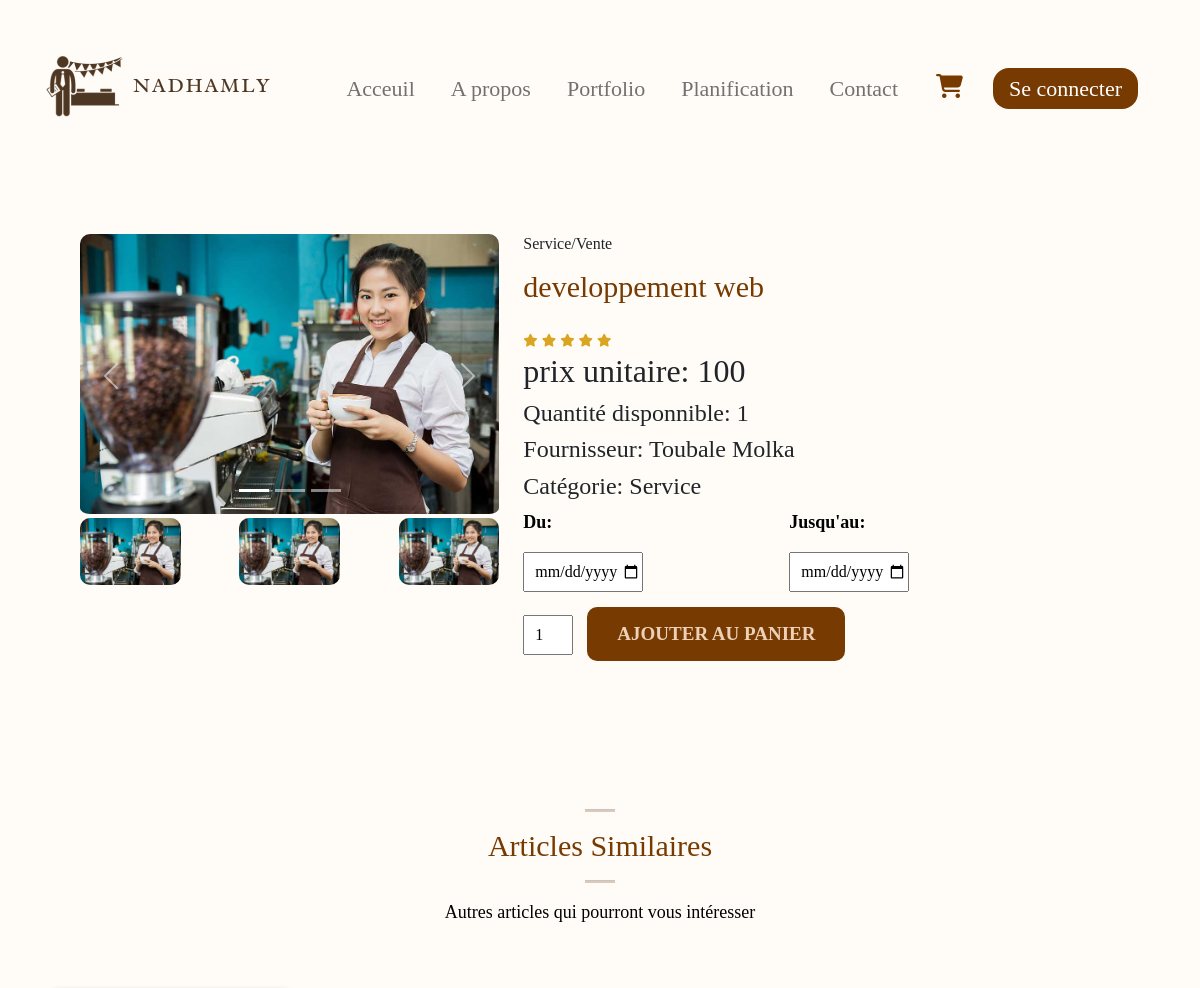
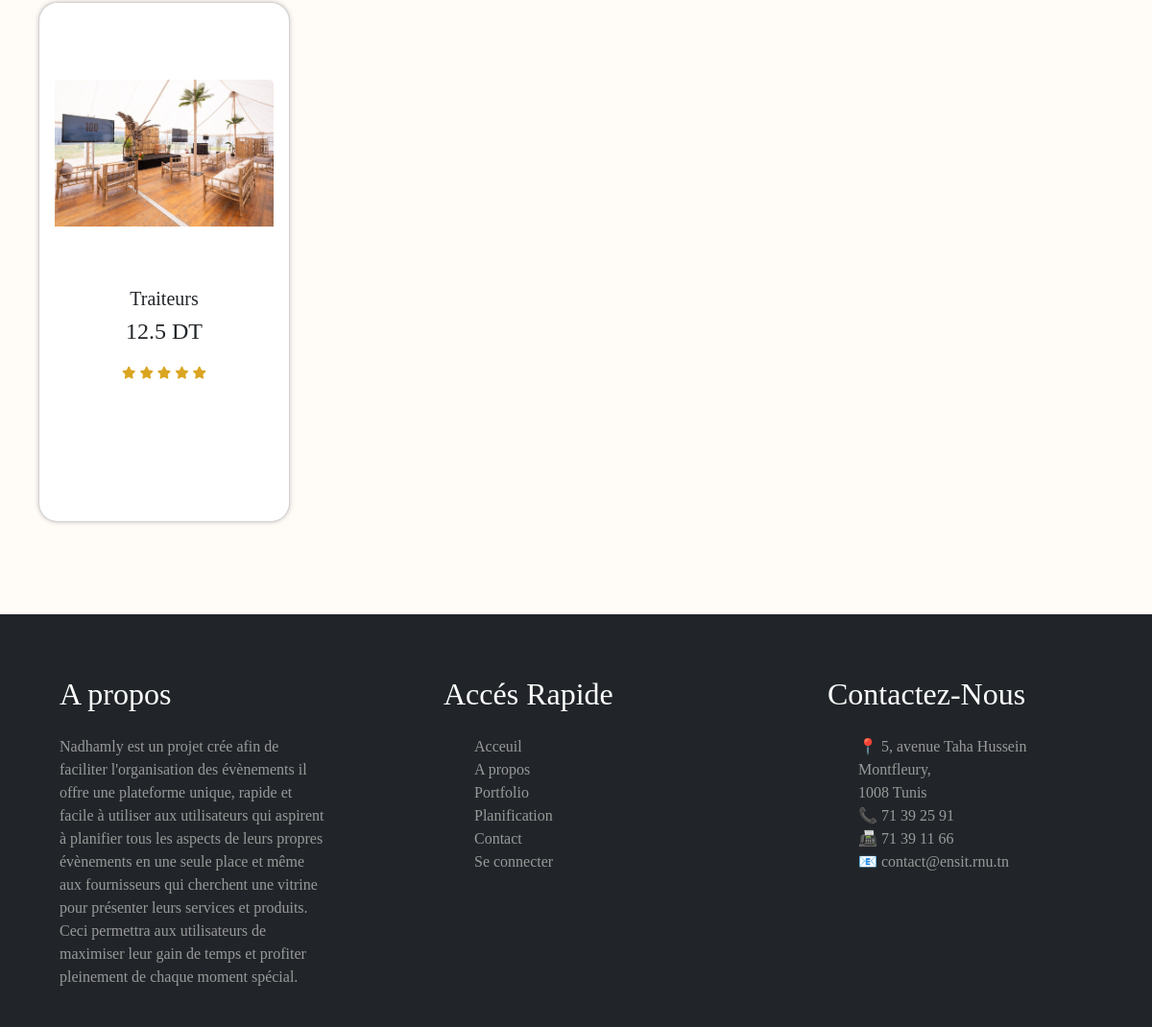
/details_art_location.php?id=662cd58174dd1, run on the app's committed database (2 pictures, top to bottom).
### tables this page shows
CREATE TABLE `articles` (
  `id` varchar(15) NOT NULL,
  `libelle` varchar(30) NOT NULL,
  `description` varchar(300) NOT NULL,
  `nombre` int(11) NOT NULL,
  `prix` float NOT NULL,
  `image1` varchar(100) DEFAULT 'image_default.png',
  `image2` varchar(100) DEFAULT 'image_default.png',
  `image3` varchar(100) DEFAULT 'image_default.png',
  `categorie` varchar(20) NOT NULL,
  `dispo` int(11) NOT NULL DEFAULT 1,
  `motif` varchar(9) NOT NULL,
  `id_frs` int(11) NOT NULL
);

CREATE TABLE `utilisateur` (
  `id_user` int(11) NOT NULL,
  `id_panier` int(11) NOT NULL,
  `nom` char(20) NOT NULL,
  `prenom` char(20) NOT NULL,
  `mail` varchar(80) NOT NULL,
  `tel` int(11) NOT NULL,
  `bio` char(255) NOT NULL,
  `role` char(5) NOT NULL DEFAULT 'user',
  `username` varchar(100) NOT NULL,
  `mot_de_passe` varchar(100) NOT NULL,
  `pdp` blob DEFAULT NULL
);

### details_art_location.php (the view, shortened to what this page needs)
<?php
require 'config.php';
if (isset($_SESSION["pdp"])) {
  $pdp = $_SESSION["pdp"];
} else {
  $pdp = null;
}
$id_user = $_SESSION["id_user"];
$id_article = $_GET['id'];
$sql = "SELECT * FROM `articles` WHERE id = '$id_article'";
$res = mysqli_query($conn, $sql);
$article = $res->fetch_assoc();
$sql2 = "SELECT * FROM `articles` WHERE categorie = '{$article['categorie']}' AND id != '$id_article' AND id_frs != '$id_user' LIMIT 4";
$qlq_articles = $conn->query($sql2);
$sqlf = "SELECT * FROM `utilisateur` WHERE id_user = '{$article['id_frs']}'";
$resf = mysqli_query($conn, $sqlf);
$fournisseur = $resf->fetch_assoc();
?>
<!DOCTYPE html>
<html lang="en">
<head>
  <link href="https://cdn.jsdelivr.net/npm/bootstrap@5.2.1/dist/css/bootstrap.min.css" rel="stylesheet">
  <link rel="stylesheet" href="https://pro.fontawesome.com/releases/v5.10.0/css/all.css">
  <link rel="stylesheet" href="css/index.css" type="text/css">
  <link rel="stylesheet" href="css/details-art.css" type="text/css">
  <link rel="stylesheet" href="css/dropdown.css" type="text/css">
</head>
<body>
    <nav class="navbar navbar-expand-lg bg-transparent">
        <div class="container-fluid">
          <a class="navbar-brand" href="index.html"><img src="images/logo.png" alt="logo Nadhamly"></a>
          <div class="sidebar offcanvas offcanvas-start" tabindex="-1" id="offcanvasNavbar" aria-labelledby="offcanvasNavbarLabel">
            <div class="offcanvas-body">
              <ul class="navbar-nav justify-content-end align-items-center flex-grow-1 pe-3">
                <li class="nav-item">
                  <a class="nav-link  fontradley bold" aria-current="page" href="index.php">Acceuil</a>
                </li>
                <li class="nav-item">
                  <a class="nav-link  fontradley bold" href="Apropos.php">A propos</a>
                </li>
                <li class="nav-item">
                    <a class="nav-link  fontradley bold" href="portfolio.php">Portfolio</a>
                  </li>
                  <li class="nav-item fontradley">
                    <a class="nav-link  bold" href="planification.php">Planification</a>
                  </li>
                  <li class="nav-item">
                    <a class="nav-link fontradley  bold" href="contact.php">Contact</a>
                  </li>
                  <li class="nav-item">
              <a href="panier.php" class="cart-link">
                <i class="fa-solid fa-cart-shopping icon-style"></i>
              </a>
            </li>
                  <li class="nav-item">
                  <?php if(isset($_SESSION["utilisateur"])) { ?>
                         <div class="profile-dropdown">
          <div  onclick="toggle()" class="profile-img" id="image-container">
          <?php if (!empty($pdp)) { ?>
                <img src="<?php echo $pdp; ?>" style="border-radius: 50%; overflow: hidden; width: 55px; height: 55px; object-fit: cover;" id="profile-image">
            <?php } else { ?>
                <img src="images/defaultpdp.jpg" alt="Default Profile Picture" style="border-radius: 50%; overflow: hidden; width: 75px; height: 75px; object-fit: cover;" id="profile-image">
            <?php } ?>
          </div>
        <ul class="profile-dropdown-list" style="list-style-type: none;padding:0;z-index:30;">
          <li class="profile-dropdown-list-item">
            <a href="profile.php">
              <i class="fa-regular fa-user"></i>
              <?php $username= $_SESSION["utilisateur"];
              echo $username;
              ?>
            </a>
          </li>
          <li class="profile-dropdown-list-item">
            <a href="equipes.php">
            <i class="ri-user-add-fill"></i>
              Rejoindre des équipes
            </a>
          </li>
          <li class="profile-dropdown-list-item">
            <a href="demandes.php">
              <i class="fa-solid fa-chart-line"></i>
              Demandes de partenariat
            </a>
          </li>
          <li class="profile-dropdown-list-item">
            <a href="recherche.php">
              <i class="fa-solid fa-search"></i>
              Rechercher
            </a>
          </li>
          <li class="profile-dropdown-list-item">
            <a href="#">
              <i class="fa-regular fa-circle-question"></i>
              Aide et contact
            </a>
          </li>
          <li class="profile-dropdown-list-item">
            <a href="#">
              <i class="fa-solid fa-arrow-right-from-bracket"></i>
              <?php if(isset($_SESSION["utilisateur"])) { ?>
                    <form method="post">
                        <button type="submit" name="logout" class="btn btn-link text-black fontradley button-reset">Déconnexion</button>
                    </form>
                    <?php } else { ?>
                    <a class="nav-link text-white px-3 py-1 rounded-4 fontradley navbtn" href="login.php">Se connecter</a>
                <?php } ?>
            </a>
          </li>
        </ul>
      </div>
                <?php } else { ?>
                    <a class="nav-link text-white px-3 py-1 rounded-4 fontradley navbtn" href="login.php">Se connecter</a>
                <?php } ?>
                  </li>
              </ul>
            </div>
          </div>
        </div>
      </nav>
  <section class="container sproduct">
    <div class="row mt-5">
      <div class="col-lg-5 col-md-12 col-12">
        <div id="carouselExampleIndicators" class="carousel slide">
          <div class="carousel-indicators">
            <?php for ($i = 1; $i <= 3; $i++) { ?>
              <button type="button" data-bs-target="#carouselExampleIndicators" data-bs-slide-to="<?php echo $i - 1; ?>" <?php echo ($i == 1) ? 'class="active"' : ''; ?> aria-label="Slide <?php echo $i; ?>"></button>
            <?php } ?>
          </div>
          <div class="carousel-inner">
            <?php for ($i = 1; $i <= 3; $i++) { ?>
              <div class="carousel-item <?php echo ($i == 1) ? 'active' : ''; ?>">
                <img class="img-fluid w-100 pb-1 big-img" src="images/upload/articles/<?php echo $article['image' . $i]; ?>" alt="placeholder">
              </div>
            <?php } ?>
          </div>
          <button class="carousel-control-prev" type="button" da ta-bs-target="#carouselExampleIndicators" data-bs-slide="prev">
            <span class="carousel-control-prev-icon" aria-hidden="true"></span>
          </button>
          <button class="carousel-control-next" type="button" data-bs-target="#carouselExampleIndicators" data-bs-slide="next">
            <span class="carousel-control-next-icon" aria-hidden="true"></span>
          </button>
        </div>
        <div class="small-img-group d-flex justify-content-between">
          <?php
          for ($i = 1; $i <= 3; $i++) {
            $imageFieldName = 'image' . $i;
            $imagePath = $article[$imageFieldName];
            if (!empty($imagePath)) {
          ?>
              <div class="small-img-col">
                <img src="images/upload/articles/<?php echo $imagePath; ?>" width="100%" class="small-img" alt="placeholder" id="small-img-<?php echo $i; ?>">
              </div>
          <?php
            }
          }
          ?>
        </div>
      </div>
      <div class="col-lg-6 col-md-12 col-12">
        <h6><?php echo $article['categorie'] . "/" . $article['motif']; ?></h6>
        <h3 class="py-2"><?php echo $article['libelle']; ?></h3>
        <div class="star">
          <i class="fas fa-star"></i>
          <i class="fas fa-star"></i>
          <i class="fas fa-star"></i>
          <i class="fas fa-star"></i>
          <i class="fas fa-star"></i>
        </div>
        <h2>prix unitaire: <?php echo $article['prix']; ?></h2>
        <h4><?php echo "Quantité disponnible: " . $article['nombre']; ?></h4>
        <h4><?php echo "Fournisseur: " . $fournisseur['nom'] . " " . $fournisseur['prenom']; ?></h4>
        <h4><?php echo "Catégorie: " . $article['categorie']; ?></h4>
        <form action="ajout_au_panier_calendrier_lesdeux.php" method="post" id="addToCartForm">
          <div style="justify-content: space-between;" class="row">
            <div class="col">
              <p><b>Du:</b></p>
              <input class="date_debut" type="date" style="width: 120px;" name="deb" />
            </div>
            <div class="col">
              <p><b>Jusqu'au:</b></p>
              <input class="date_fin" type="date" style="width: 120px;" name="fin" />
            </div>
          </div>
          <input class="quantite" type="number" value="1" name="quantite">
          <button type="submit" class="buy-btn"><i class="ri-shopping-cart-fill"></i>Ajouter au panier</button>
        </form>
      </div>
    </div>
  </section>
  <section id="featured" class="my-5 pb-5">
    <div class="container text-center mt-5 pb-5">
      <hr class="mx-auto">
      <h3>Articles Similaires</h3>
      <hr class="mx-auto">
      <p>Autres articles qui pourront vous intéresser</p>
    </div>
    <div class="row mx-auto container-fluid">
      <?php
      while ($row = mysqli_fetch_assoc($qlq_articles)) {
      ?>
        <div class="product text-center col-lg-3 col-md-4 col-12">
          <div class="card">
            <img class="card-img-top" src="images/upload/articles/<?php echo $row['image1']; ?>" alt="">
            <div class="card-body">
              <h5 class="card-title"><?php echo $row['libelle']; ?></h5>
              <h4 class="card-text"><?php echo $row['prix']; ?> DT</h4>
              <div class="star my-2">
                <i class="fas fa-star"></i>
                <i class="fas fa-star"></i>
                <i class="fas fa-star"></i>
                <i class="fas fa-star"></i>
                <i class="fas fa-star"></i>
              </div>
              <a href="details_art_location.php?id=<?php echo $row['id']; ?>" style="text-decoration:none;"> <button class="btn btn-primary buy-btn">voir détails</button></a>
            </div>
          </div>
        </div>
      <?php } ?>
    </div>
  </section>
  <footer class="bg-dark pt-5 pb-4">
    <div class="container-fluid">
      <div class="row  text-white">
        <div class="col-md-3 col-lg-3 col-sm-1 mx-auto mt-3">
          <h2 style="font-family:'Times New Roman', Times, serif;font-weight: 500;">A propos</h2>
        </div>
        <div class="col-md-3 col-lg-3 col-sm-1 mx-auto mt-3">
          <h2 style="font-family: 'Times New Roman', Times, serif;font-weight: 500;">Accés Rapide</h2>
        </div>
        <div class="col-md-3 col-lg-3 col-sm-1 mx-auto mt-3">
          <h2 style="font-family: 'Times New Roman', Times, serif;font-weight: 500;">Contactez-Nous</h2>
        </div>
      </div>
      <div class="row greytext">
        <div class="col-md-3 col-lg-3 col-sm-1 mx-auto mt-3">
          <p style="font-family:'Times New Roman', Times, serif;"> Nadhamly est un projet crée afin de faciliter l'organisation des évènements il offre une plateforme unique, rapide et facile à utiliser aux utilisateurs qui aspirent à planifier tous les aspects de leurs propres évènements en une seule place et même aux fournisseurs qui cherchent une vitrine pour présenter leurs services et produits. Ceci permettra aux utilisateurs de maximiser leur gain de temps et profiter pleinement de chaque moment spécial.
          </p>
        </div>
        <div class="col-md-3 col-lg-3 col-sm-1 mx-auto mt-3">
          <ul>
            <li><a href="index.html">Acceuil</a></li>
            <li><a href="#">A propos</a></li>
            <li><a href="portfolio.html">Portfolio</a></li>
            <li><a href="planification.html">Planification</a></li>
            <li><a href="contact.html">Contact</a></li>
            <li><a href="login.html">Se connecter</a></li>
          </ul>
        </div>
        <div class="col-md-3 col-lg-3 col-sm-1 mx-auto mt-3">
          <ul class="coordonnées">
            <li align="left">&#128205; <a href="https://maps.app.goo.gl/zLKkJNBrgjAyrBT1A">5, avenue Taha Hussein Montfleury,<br /> 1008 Tunis</a></li>
            <li align="left">&#128222; <a href="tel:216 71 39 25 91">71 39 25 91</a></li>
            <li align="left">&#128224; <a href="tel:216 71 39 11 66"> 71 39 11 66</a></li>
            <li align="left">&#128231; <a href="mailto:contact@ensit.rnu.tn">contact@ensit.rnu.tn</a></li>
          </ul>
        </div>
      </div>
    </div>
  </footer>
</body>
</html>

### css/index.css (style rules this page uses)
:root { --bg-color:#fffbf7; --text-noir:black; --text-bleu:blue; --text-marron:#773a00; --marron-int:#351a02; --marron-clair:#ffe8d4dd; --footer-color:#999; --bronze:#977b3f; --white:#fff }
body { font-family: "Radley"; background-color: var(--bg-color); }
.fontradley { font-family: 'Radley'; }
.bold { font-weight: 500; }
.nav-link { font-size: 22px; margin-left: 10px; margin-right: 10px; }
.navbar-nav .nav-link { transition: all .50s ease; }
.navbar { padding-left: 2%; padding-right: 2%; }
.offcanvas-body { align-items: center; justify-content: center; }
.navbtn { background-color: var(--text-marron); cursor: pointer; transition: all 0.3s ease 0s; }
.greytext { color: var(--footer-color); }
footer a { color: var(--footer-color); text-decoration: none; transition: color 0.5s ease; }
footer li { list-style: none; }
.container { width:90%; margin: 0 auto; padding: 10px 20px; }
@media screen and (min-width:768px) { section { padding: 1em 9em; } }
@media screen and (min-width:992px) { section { padding: 1em; } }
@media screen and (min-width:992px) { .card { padding: 5em 1em; width: 100%; } }
hr { background: var(--text-marron); background-color: var(--text-marron); width:30px; height: 3px; }
button { font-size: 0.8rem; font-weight: 700; outline: none; border:none; background-color: #1d1d1d; color:aliceblue; padding: 13px 30px; cursor: pointer; text-transform: uppercase; transition: 0.3s ease; }
.star i { font-size: 0.8rem; color: goldenrod !important; }

### css/details-art.css (style rules this page uses)
:root { --bg-color:#fffbf7; --text-noir:black; --text-bleu:blue; --text-marron:#773a00; --marron-int:#351a02; --marron-clair:#ffe8d4dd; --footer-color:#999; --bronze:#977b3f; --white:#fff }
.small-img-group { display:flex; justify-content:space-between; }
.small-img-col { flex-basis:24%; cursor:pointer; }
.sproduct input { width:50px; height: 40px; padding-left:10px ; font-size: 16px; margin-right: 10px; }
.sproduct h3 { font-size: 30px; margin-bottom: 15px; color: var(--text-marron); }
.sproduct img { max-width: 100%; height: auto; display: block; transition:0.5 ease; border-radius: 10px; }
.container h3 { font-size: 30px; color: var(--text-marron); }
.container p { font-size: 18px; line-height: 1.5; color: var(--text-noir); }
.product img { width: 100%; height: auto; }
.buy-btn { display: inline-block; color: var(--marron-clair); font-size: 19px; background-color: var(--text-marron); text-decoration: none; border-radius: 10px; margin-top: 15px; transition: .3s ease; cursor: pointer; opacity: 1; transition: 0.3s all; }
.card { border-radius: 20px; overflow: hidden; box-shadow: 0px 0px 5px rgba(0, 0, 0, 0.2); }
.card a { text-decoration: none; color: inherit; font-size: 1.4em; }

### css/dropdown.css (style rules this page uses)
:root { --primary: #eeeeee; --secondary: #773a00; --secondary-light: #ffefe0; --secondary-light-2: rgb(127, 183, 126, 0.1); --white: #fff; --black: #393e46; --shadow: 0px 2px 8px 0px var(--secondary-light); }

### details_art_location.php (style rules this page uses)
.product { display: flex; align-items: stretch; }
.product .card { width: 100%; }
.card .card-img-top { height: 200px; object-fit: cover; }
.card-body { display: flex; flex-direction: column; justify-content: flex-end; height: 100%; }
.fa-cart-shopping { font-size: 24px; color: var(--text-marron); margin-left: 10px; margin-right: 10px; padding-left: 10px; padding-right: 10px; }

### data on the page
articles: image1 (picture), image2 (picture), image3 (picture), categorie "Service", motif "Vente", libelle "developpement web", prix "100", nombre "1"
utilisateur: nom "Toubale", prenom "Molka"
articles: image1 (picture), libelle "Traiteurs", prix "12.5"
